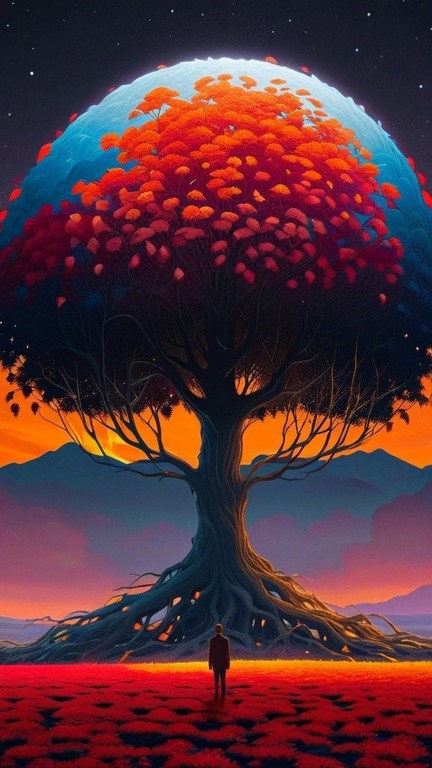
#> input picture library/recipes/tree-of-life/style_1.jpg, 432 x 768 px
$ python -i check_frames.py   (imports and definitions only)   (older library calls are emulated)
#> lines starting #> are read from the running program, lines starting #| are printed output that depends on the picture
"""
Numeric checks for projector content — no pixels, a compact verdict.

Answers "is this clip safe and clean to put on the wall?" before a human or
an agent spends attention on it:

- **flash** — photosensitive flash rate. A *transition* is a luminance swing
  of at least 10 % of full scale (darker state below 0.8, the WCAG general-
  flash rule) happening at once over at least ``flash_area`` of the frame; a
  flash is a pair of opposing transitions. More than ``max_flashes_per_s`` in
  any one-second window fails. Stricter than broadcast rules on purpose: the
  audience lies on its back staring at a ceiling-sized image.
- **loop_seam** — the last → first frame jump relative to an ordinary frame
  step (a clip that loops cleanly scores ~1).
- **haze** — the dark floor. Projection is additive: anything above black
  lights the surface, so a lifted floor washes the whole wall.
- **lit** — share of the frame carrying real light (informational).
- **shift** — a still (or a video's first/last frame) against the surface
  it was made on: residual misalignment in px, from an affine fit to tile
  phase correlations. Fails above ``shift_tolerance`` of the long side
  (0.1 % ≈ 1.4 px at 1376 — the measured drift was 0.78 %).

Usage::

    python -m wzrd.check_frames clip.mp4
    python -m wzrd.check_frames keyframe.png --surface surface.webp
"""

from __future__ import annotations

import argparse
import json
import subprocess
from pathlib import Path
from typing import Dict, List, Optional, Union

import cv2
import numpy as np
from PIL import Image

from .subtract_video import get_video_info
from .utils import align_to_reference

PathLike = Union[str, Path]

VIDEO_EXTS = {".mp4", ".mov", ".webm", ".mkv", ".avi", ".m4v", ".gif"}

# Defaults (each overridable per call)
ANALYSIS_WIDTH = 160          # frames are judged downscaled to this width
FLASH_DELTA = 0.10            # luminance swing that counts (linear, 0-1)
FLASH_DARK_MAX = 0.80         # the darker state must be below this
FLASH_AREA = 0.10             # share of the frame that must swing together
MAX_FLASHES_PER_S = 3.0
SEAM_PASS, SEAM_WARN = 3.0, 6.0
HAZE_FLOOR_WARN = 10          # p10 luma (0-255) above this = lifted black
LIT_THRESHOLD = 40            # luma above this counts as lit
SHIFT_TOLERANCE = 0.001       # fraction of the long side


# ──────────────────────────────────────────────────────────────────────────────
# Frame access
# ──────────────────────────────────────────────────────────────────────────────

# [32 lines left out: functions _video_frames, _full_frame, _linear_luminance, not called in this run]


def _luma8(rgb: np.ndarray) -> np.ndarray:
    return (rgb[..., 0] * 0.299 + rgb[..., 1] * 0.587 + rgb[..., 2] * 0.114).astype(np.float32)


# ──────────────────────────────────────────────────────────────────────────────
# Checks
# ──────────────────────────────────────────────────────────────────────────────

# [48 lines left out: functions check_flash, check_loop_seam, not called in this run]


def check_levels(frames: np.ndarray) -> tuple[Dict, Dict]:
    luma = _luma8(frames)
    floor = float(np.median(np.percentile(luma.reshape(len(luma), -1), 10, axis=1)))
    lit = float((luma > LIT_THRESHOLD).mean())
    haze = {"status": "warn" if floor > HAZE_FLOOR_WARN else "pass",
            "floor_luma": round(floor, 1), "limit": HAZE_FLOOR_WARN}
    return haze, {"fraction": round(lit, 3)}


# [49 lines left out: functions _grad, shift_px, check_shift, not called in this run]


# ──────────────────────────────────────────────────────────────────────────────
# Public API
# ──────────────────────────────────────────────────────────────────────────────

def check_frames(
    media: PathLike,
    surface: Optional[PathLike] = None,
    *,
    max_flashes_per_s: float = MAX_FLASHES_PER_S,
    flash_area: float = FLASH_AREA,
    shift_tolerance: float = SHIFT_TOLERANCE,
) -> Dict:
    """Run every check that applies to *media* (a video or a still).

    Videos: flash, loop_seam, haze, lit. Stills: haze, lit. With *surface*
    the media is a render *of* the surface (a keyframe, a keyframe video), so
    haze/lit don't apply and shift runs instead — on the still, or on the
    video's first and last frame.
    Returns ``{"verdict": "pass"|"warn"|"fail", "checks": {...}}``; the
    verdict is the worst check status.
    """
#> called with max_flashes_per_s = 3, flash_area = 0.1, shift_tolerance = 0.001
    media = Path(media)
    checks: Dict[str, Dict] = {}
    if media.suffix.lower() in VIDEO_EXTS:
        frames, fps = _video_frames(media)
        if len(frames) < 2:
            raise ValueError(f"{media} has fewer than two frames")
        checks["flash"] = check_flash(frames, fps, area=flash_area, max_per_s=max_flashes_per_s)
        checks["loop_seam"] = check_loop_seam(frames)
        if surface is None:
            checks["haze"], checks["lit"] = check_levels(frames)
        info = {"frames": len(frames), "fps": round(fps, 2)}
        if surface is not None:
            stills = [_full_frame(media, 0), _full_frame(media, -1)]
    else:
        img = Image.open(media).convert("RGB")
#> img is the input picture: PIL image 432x768 RGB; mean R, G, B 89.1, 48.3, 56.2
        small = np.asarray(img.resize((ANALYSIS_WIDTH, max(2, round(ANALYSIS_WIDTH * img.height / img.width)))))
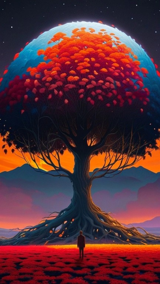
#> small: shape (284, 160, 3); mean R, G, B 89.1, 48.3, 56.2
        if surface is None:
            checks["haze"], checks["lit"] = check_levels(small[None])
#> in check_levels, `floor = float(np.median(np.percentile(luma.reshape(len(luma), -1), 10,..`: floor = 17.29
#> in check_levels, `lit = float((luma > LIT_THRESHOLD).mean())`: lit = 0.564
#> in check_levels, `haze = {"status": "warn" if floor > HAZE_FLOOR_WARN else "pass", "floo..`: haze = {'status': 'warn', 'floor_luma': 17.3, 'limit': 10}
        info = {"size": list(img.size)}
#> info = {'size': [432, 768]}
        stills = [img]
    if surface is not None:
        checks["shift"] = check_shift(stills, Image.open(surface), tolerance=shift_tolerance)
    order = {"pass": 0, "warn": 1, "fail": 2}
    statuses = [c["status"] for c in checks.values() if "status" in c]
#> statuses = ['warn']
    verdict = max(statuses, key=order.__getitem__) if statuses else "pass"
#> verdict = 'warn'
    return {"verdict": verdict, **info, "checks": checks}


# [7 lines left out: function _cli, not called in this run]


# [2 lines not run here, left out]

>>> result = check_frames('../library/recipes/tree-of-life/style_1.jpg')
#> result = 3 items
